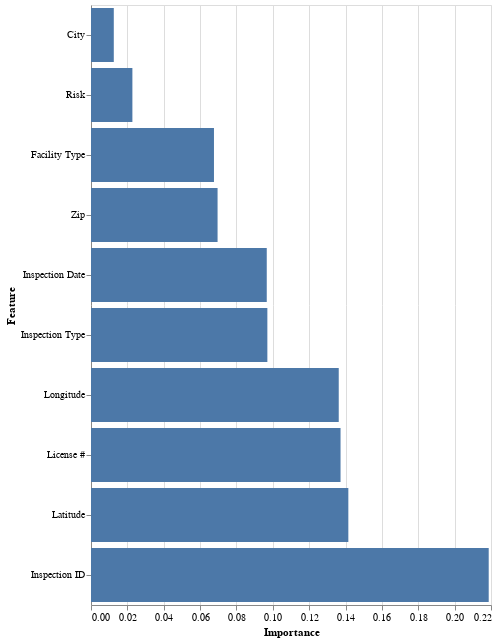

Here is the notebook cell this chart was saved with:
### Markdown cell above
### Part 3: Visualization

Make one visualization for model interpretation. (You may use any libraries.) Choose one of these types:

- Feature Importances
- Permutation Importances
- Partial Dependence Plot
- Shapley Values

_To earn a score of 3 for this part, make at least two of these visualization types._

### Code cell
# Create DataFrame of features and importances
importances = pd.DataFrame(
    {"feature": X_train.columns.tolist(), "importance": best.feature_importances_}
)

# Create bar chart object
bars = (
    alt.Chart(importances)
    .mark_bar()
    .encode(
        alt.X("importance:Q", title="Importance"),
        alt.Y(
            "feature:N",
            title="Feature",
            sort=alt.EncodingSortField(field="importance", op="sum", order="ascending"),
        ),
    )
)

# Plot
bars.properties(height=600)

### Figure 1 — Vega-Lite specification as saved in the notebook (floating-point values rounded to 4 significant figures)
{"$schema": "https://vega.github.io/schema/vega-lite/v2.6.0.json", "config": {"view": {"height": 300, "width": 400}}, "data": {"name": "data-b0b151a1ae36d7632b2e95d610254ef8"}, "datasets": {"data-b0b151a1ae36d7632b2e95d610254ef8": [{"feature": "Inspection ID", "importance": 0.2187}, {"feature": "License #", "importance": 0.1372}, {"feature": "Facility Type", "importance": 0.06763}, {"feature": "Risk", "importance": 0.02276}, {"feature": "City", "importance": 0.01254}, {"feature": "Zip", "importance": 0.06961}, {"feature": "Inspection Date", "importance": 0.09667}, {"feature": "Inspection Type", "importance": 0.097}, {"feature": "Latitude", "importance": 0.1415}, {"feature": "Longitude", "importance": 0.1363}]}, "encoding": {"x": {"field": "importance", "title": "Importance", "type": "quantitative"}, "y": {"field": "feature", "sort": {"field": "importance", "op": "sum", "order": "ascending"}, "title": "Feature", "type": "nominal"}}, "height": 600, "mark": "bar"}
